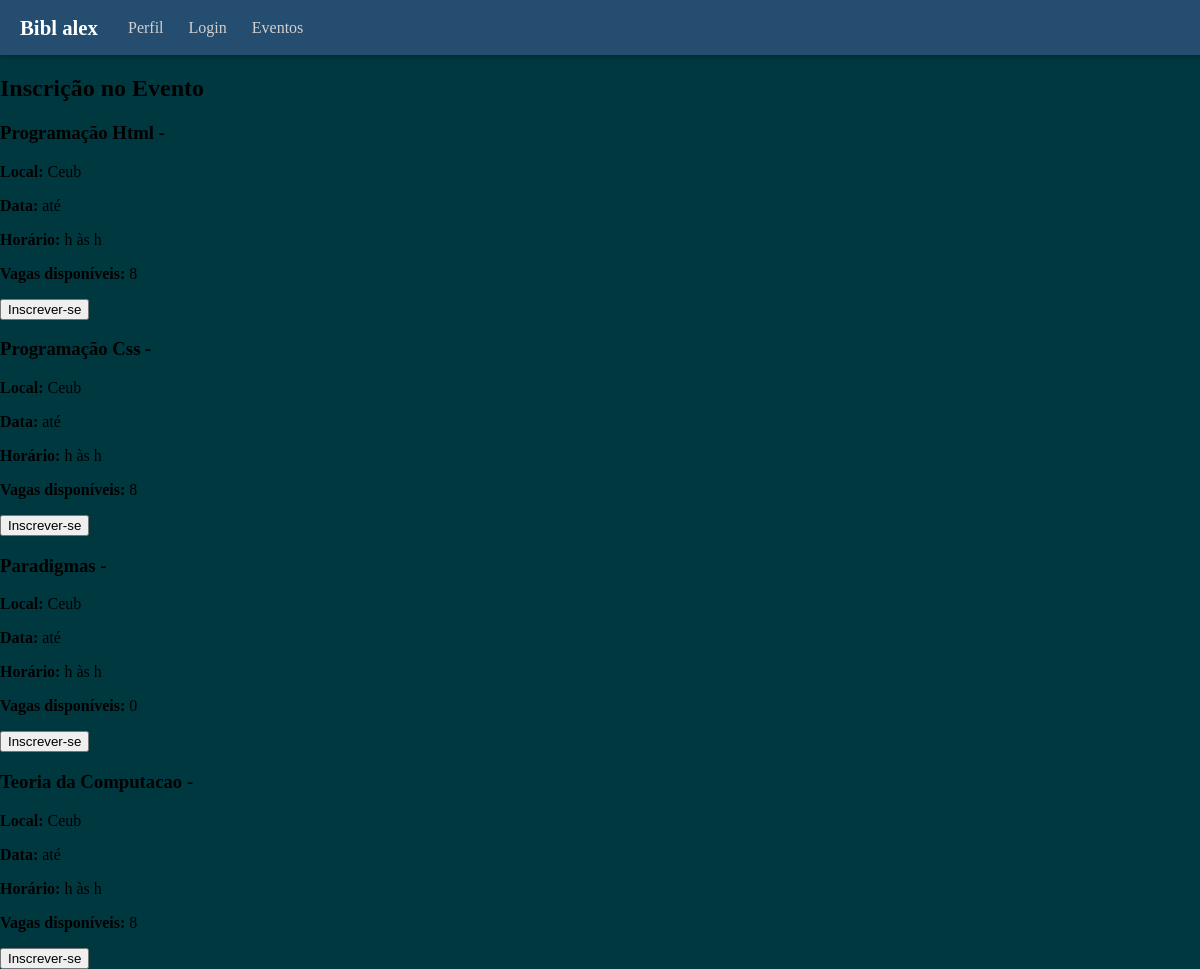
The page /eventos/inscricao/3/ (signed in) on the database its author committed.
### login/models.py (models this page shows)
class Evento (models.Model):
    id_evento = models.AutoField(primary_key=True, unique=True)
    nome = models.TextField(max_length=100, null= True)
    tipoEvento = models.TextField(max_length=200)
    dataIni = models.DateField()
    dataFin = models.DateField()
    horasDura = models.TimeField(null=True, blank=True)
    local = models.TextField(max_length=200)
    quantPart = models.IntegerField(validators=[MinValueValidator(0)])
    organizador = models.TextField(max_length=200)
    vagas = models.IntegerField(validators=[MinValueValidator(0)], null=False)
    certificado = models.BooleanField(default=False)

### login/views.py (the view, shortened to what this page needs)
# urls.py: path('eventos/inscricao/<int:evento_id>/', views.inscricao_evento, name='inscricao_evento'),
def inscricao_evento(request, evento_id):
    usuario_id = request.session.get("usuario_id")
    if not usuario_id:
        return redirect("login")
    return render(request,"inscricao.html", {"usuarios": Usuario.objects.all(), "eventos": Evento.objects.all()})

### login/templates/inscricao.html (shortened to what this page needs)
{% extends "base.html" %}
{% block content %}
<div class="container">
  <h2>Inscrição no Evento</h2>
    <div class="eventosDisp-quadro">
        <div class="eventos-lista">
            {% for evento in eventos  %}
                {%if not evento.emitido %}
                <div class="eventos-itens">
                    <h3>{{ evento.nome }} - {{ evento.tipoevento }}</h3>
                    <p><strong>Local:</strong> {{ evento.local }}</p>
                    <p><strong>Data:</strong> {{ evento.dataI }} até {{ evento.dataF }}</p>
                    <p><strong>Horário:</strong> {{ evento.horarioI }}h às {{ evento.horarioF }}h</p>
                    {% if evento.id_evento in inscritos %}
                    <span style="color: green; font-weight: bold;"> Já inscrito</span>
                    {% else %}
                    <p><strong>Vagas disponíveis:</strong> {{ evento.vagas }}</p>
                        <form method="post" action="{% url 'inscricao_evento' evento.id_evento %}">
                            <div class="eve-btn">
                                <button type="submit" class="eventos-inscricao-btn">Inscrever-se</button>
                            </div>
                        </form>
                    {% endif %}
                </div>
            {% endif %}
            {% endfor %}
        </div>
    </div>
</div>
{% endblock %}

### static/Css/style_base.css (style rules this page uses)
body { margin: 0; padding-top: 55px; background-color: #003840 }

### rows shown on the page
Evento: nome "Programação Html", local "Ceub", vagas "8"
Evento: nome "Programação Css", local "Ceub", vagas "8"
Evento: nome "Paradigmas", local "Ceub", vagas "0"
Evento: nome "Teoria da Computacao", local "Ceub", vagas "8"
